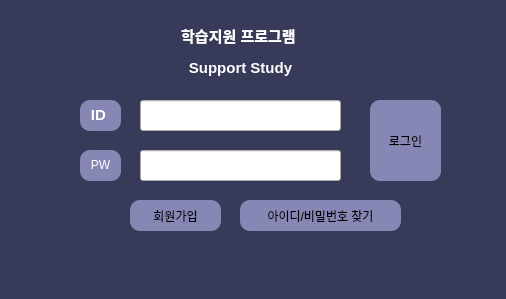
<?xml version="1.0" encoding="UTF-8"?>
<ui version="4.0">
 <class>Login_form</class>
 <widget class="QMainWindow" name="Login_form">
  <property name="geometry">
   <rect>
    <x>0</x>
    <y>0</y>
    <width>506</width>
    <height>299</height>
   </rect>
  </property>
  <property name="minimumSize">
   <size>
    <width>506</width>
    <height>299</height>
   </size>
  </property>
  <property name="windowTitle">
   <string>로그인</string>
  </property>
  <property name="toolTip">
   <string>ID</string>
  </property>
  <property name="styleSheet">
   <string notr="true">QMainWindow{
	background-color: rgb(56, 58, 89);	
}</string>
  </property>
  <widget class="QWidget" name="centralwidget">
   <widget class="QLabel" name="label">
    <property name="geometry">
     <rect>
      <x>140</x>
      <y>20</y>
      <width>201</width>
      <height>61</height>
     </rect>
    </property>
    <property name="styleSheet">
     <string notr="true">color:white;
font: 75 9pt &quot;CookieRun Bold&quot;;</string>
    </property>
    <property name="text">
     <string>&lt;html&gt;&lt;head/&gt;&lt;body&gt;&lt;p align=&quot;center&quot;&gt;&lt;span style=&quot; font-size:11pt; font-weight:600;&quot;&gt;학습지원 프로그램 &lt;/span&gt;&lt;/p&gt;&lt;p align=&quot;center&quot;&gt;&lt;span style=&quot; font-size:11pt; font-weight:600;&quot;&gt;Support Study&lt;/span&gt;&lt;/p&gt;&lt;/body&gt;&lt;/html&gt;</string>
    </property>
   </widget>
   <widget class="QLabel" name="label_2">
    <property name="geometry">
     <rect>
      <x>80</x>
      <y>100</y>
      <width>41</width>
      <height>31</height>
     </rect>
    </property>
    <property name="styleSheet">
     <string notr="true">QLabel{
	font: 75 9pt &quot;CookieRun Bold&quot;;
	background-color: rgb(135, 135, 181);
	border-radius:10px;
	font: 75 9pt &quot;CookieRun Bold&quot;;
	color:white;
}</string>
    </property>
    <property name="text">
     <string>&lt;html&gt;&lt;head/&gt;&lt;body&gt;&lt;p align=&quot;center&quot;&gt;&lt;span style=&quot; font-size:11pt; font-weight:600; color:#ffffff;&quot;&gt;ID &lt;/span&gt;&lt;/p&gt;&lt;/body&gt;&lt;/html&gt;</string>
    </property>
   </widget>
   <widget class="QLabel" name="label_3">
    <property name="geometry">
     <rect>
      <x>80</x>
      <y>150</y>
      <width>41</width>
      <height>31</height>
     </rect>
    </property>
    <property name="styleSheet">
     <string notr="true">QLabel{
	background-color: rgb(135, 135, 181);
	border-radius:10px;
	font: 75 9pt &quot;CookieRun Bold&quot;;
	color:white;
}</string>
    </property>
    <property name="text">
     <string>&lt;html&gt;&lt;head/&gt;&lt;body&gt;&lt;p align=&quot;center&quot;&gt;&lt;span style=&quot; color:#ffffff;&quot;&gt;PW&lt;/span&gt;&lt;/p&gt;&lt;/body&gt;&lt;/html&gt;</string>
    </property>
   </widget>
   <widget class="QPushButton" name="IDPW_find_Button">
    <property name="geometry">
     <rect>
      <x>240</x>
      <y>200</y>
      <width>161</width>
      <height>31</height>
     </rect>
    </property>
    <property name="styleSheet">
     <string notr="true">QPushButton{
	background-color: rgb(135, 135, 181);
	border-radius:10px;
	font: 75 9pt &quot;CookieRun Bold&quot;;
}

QPushButton:hover {
	background-color: rgb(69, 57, 136);
}
QPushButton:pressed {	
	background-color: rgb(85, 170, 255);
}</string>
    </property>
    <property name="text">
     <string>아이디/비밀번호 찾기</string>
    </property>
    <property name="iconSize">
     <size>
      <width>20</width>
      <height>20</height>
     </size>
    </property>
   </widget>
   <widget class="QPushButton" name="sign_Button">
    <property name="geometry">
     <rect>
      <x>130</x>
      <y>200</y>
      <width>91</width>
      <height>31</height>
     </rect>
    </property>
    <property name="styleSheet">
     <string notr="true">QPushButton{
	background-color: rgb(135, 135, 181);
	border-radius:10px;
	font: 75 9pt &quot;CookieRun Bold&quot;;
}

QPushButton:hover {
	background-color: rgb(69, 57, 136);
}
QPushButton:pressed {	
	background-color: rgb(85, 170, 255);
}</string>
    </property>
    <property name="text">
     <string>회원가입</string>
    </property>
   </widget>
   <widget class="QPushButton" name="Login_Button">
    <property name="geometry">
     <rect>
      <x>370</x>
      <y>100</y>
      <width>71</width>
      <height>81</height>
     </rect>
    </property>
    <property name="styleSheet">
     <string notr="true">QPushButton{

	background-color: rgb(135, 135, 181);
	border-radius:10px;
	font: 75 9pt &quot;CookieRun Bold&quot;;
}

QPushButton:hover {
	background-color: rgb(69, 57, 136);
}
QPushButton:pressed {	
	background-color: rgb(85, 170, 255);
}</string>
    </property>
    <property name="text">
     <string>로그인</string>
    </property>
   </widget>
   <widget class="QLineEdit" name="ID_textBox">
    <property name="enabled">
     <bool>true</bool>
    </property>
    <property name="geometry">
     <rect>
      <x>140</x>
      <y>100</y>
      <width>201</width>
      <height>31</height>
     </rect>
    </property>
    <property name="toolTip">
     <string/>
    </property>
    <property name="text">
     <string/>
    </property>
   </widget>
   <widget class="QLineEdit" name="PW_textBox">
    <property name="enabled">
     <bool>true</bool>
    </property>
    <property name="geometry">
     <rect>
      <x>140</x>
      <y>150</y>
      <width>201</width>
      <height>31</height>
     </rect>
    </property>
    <property name="toolTip">
     <string/>
    </property>
    <property name="inputMethodHints">
     <set>Qt::ImhHiddenText|Qt::ImhNoAutoUppercase|Qt::ImhNoPredictiveText|Qt::ImhSensitiveData</set>
    </property>
    <property name="text">
     <string/>
    </property>
    <property name="echoMode">
     <enum>QLineEdit::Password</enum>
    </property>
   </widget>
  </widget>
 </widget>
 <resources/>
 <connections/>
</ui>
